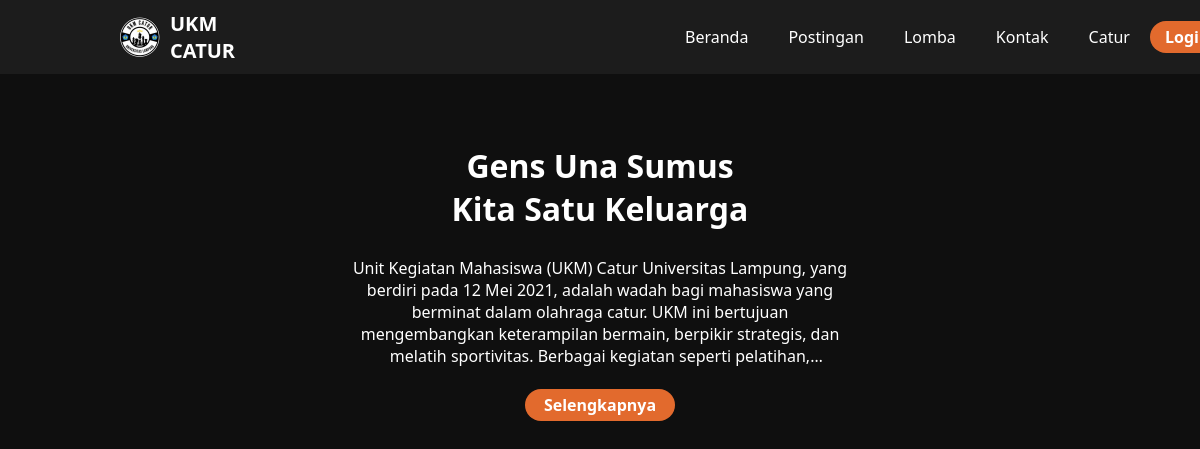
The page / on the database its author committed.
### tables this page shows
CREATE TABLE `info` (
  `id_info` int(13) NOT NULL,
  `judul` varchar(50) NOT NULL,
  `isi` text NOT NULL
);

### index.php (the view, shortened to what this page needs)
<?php
    include "koneksi.php";
?>
<!DOCTYPE html>
<html lang="id">
  <head>
    <link rel="stylesheet" href="style.css" />
    <link rel="stylesheet" href="font-awesome/css/font-awesome.min.css" />
  </head>
  <body>
    <header>
    <?php
    include "header.php";
    ?>
    </header>
    <div class="content">
      <h1><?php echo $hasil['judul']?></h1>
      <br>
      <p class="isi">
      <?php echo $hasil['isi']?>
      </p>
      <br>
      <div class="login-button"><a href="selengkapnya.php">Selengkapnya</a></div>
    </div>
  </body>
</html>

### style.css (style rules this page uses)
* { margin: 0; padding: 0; box-sizing: border-box; }
body { font-family: "Segoe UI", Tahoma, Geneva, Verdana, sans-serif; background-color: #0f0f0f; color: white; }
.login-button { background-color: #e26a2d; color: white; text-decoration: none; padding: 5px 15px; border-radius: 34px; font-weight: bold; transition: background-color 0.3s; max-width: 150px; margin-left: auto; margin-right: auto; }
.login-button a { text-decoration: none; color: white; }
.content { padding-top: 50px; margin-left: auto; margin-right: auto; text-align: center; margin: 20px auto; border-radius: 20px; padding-bottom: 150px; }
.content p { font-size: medium; padding-top: 5px; }
.content h1 { max-width: 300px; margin-left: auto; margin-right: auto; text-align: center; }
.content .isi { overflow: hidden; display: -webkit-box; -webkit-line-clamp: 5; -webkit-box-orient: vertical; max-width: 500px; margin-left: auto; margin-right: auto; }

### index.php (style rules this page uses)
body { background-image: url(img/bg.png); width: 100pv; }

### rows shown on the page
info: judul "Gens Una Sumus Kita Satu Keluarga", isi "Unit Kegiatan Mahasiswa (UKM) Catur Universitas Lampung, yang berdiri pada 12 Mei 2021, adalah wadah bagi mahasiswa yang berminat dalam olahraga catur. UKM ini bertujuan mengembangkan keterampilan bermain, berpikir strategis, dan melatih sportivitas. Berbagai kegiatan seperti…"
